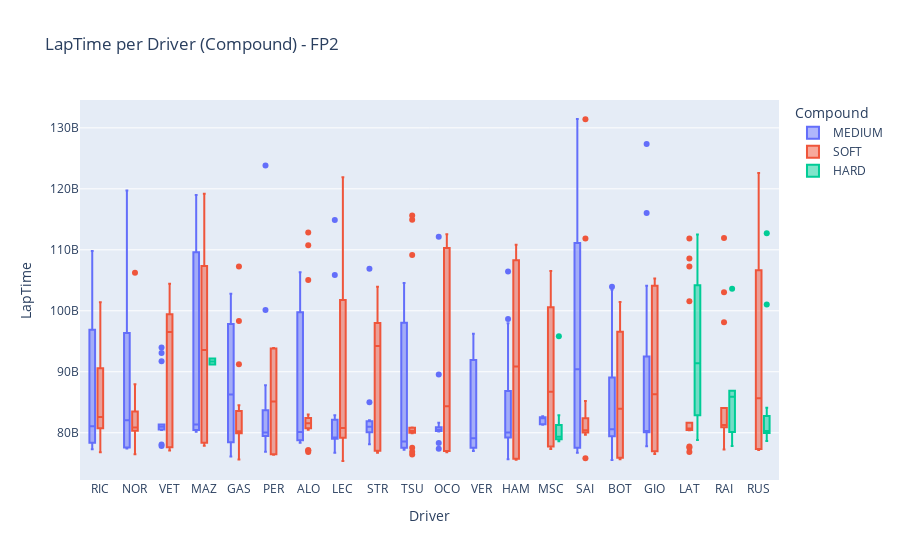
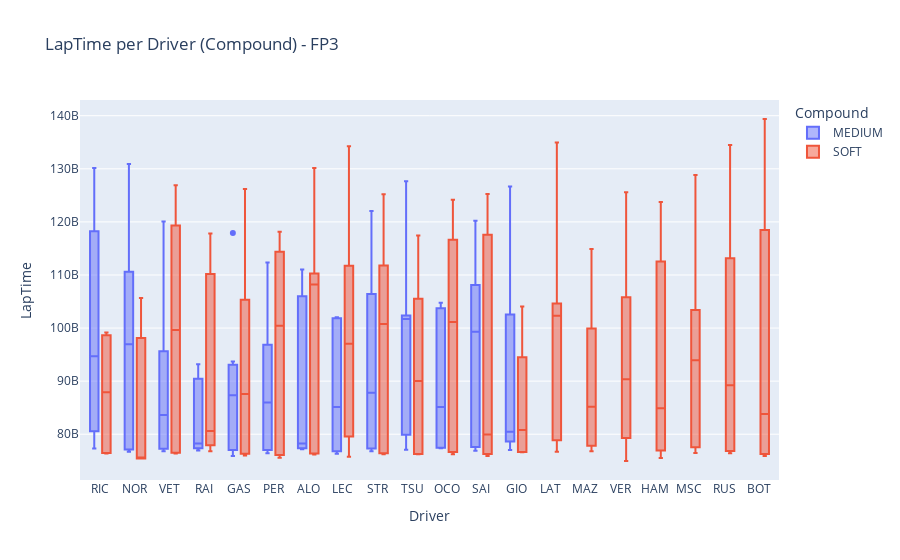

Notebook code cell kept with these figures, in order:
### Code cell
# filter for clear track laps
fp2_clear = fp2[fp2["TrackStatus"] == '1']
fp3_clear = fp3[fp3["TrackStatus"] == '1']


# fp2 pace by driver
fp2_pace = px.box(fp2_clear, x="Driver", y="LapTime", color = "Compound", title='LapTime per Driver (Compound) - FP2')
fp2_pace.show()

# fp3 pace by driver 
fp3_pace = px.box(fp3_clear, x="Driver", y="LapTime", color = "Compound", title='LapTime per Driver (Compound) - FP3')
fp3_pace.show()

### Figure 1 — Plotly figure (JSON) as saved in the notebook; plotly's stock layout.template omitted (floating-point values rounded to 4 significant figures; data arrays with more than 128 entries replaced by an {"elided": "..."} marker saying what was removed)
{"data": [{"alignmentgroup": "True", "hovertemplate": "Compound=MEDIUM<br>Driver=%{x}<br>LapTime=%{y}<extra></extra>", "legendgroup": "MEDIUM", "marker": {"color": "#636efa"}, "name": "MEDIUM", "notched": false, "offsetgroup": "MEDIUM", "orientation": "v", "showlegend": true, "type": "box", "x": {"elided": "178 str values"}, "x0": " ", "xaxis": "x", "y": {"elided": "178 int values"}, "y0": " ", "yaxis": "y"}, {"alignmentgroup": "True", "hovertemplate": "Compound=SOFT<br>Driver=%{x}<br>LapTime=%{y}<extra></extra>", "legendgroup": "SOFT", "marker": {"color": "#EF553B"}, "name": "SOFT", "notched": false, "offsetgroup": "SOFT", "orientation": "v", "showlegend": true, "type": "box", "x": {"elided": "211 str values"}, "x0": " ", "xaxis": "x", "y": {"elided": "211 int values"}, "y0": " ", "yaxis": "y"}, {"alignmentgroup": "True", "hovertemplate": "Compound=HARD<br>Driver=%{x}<br>LapTime=%{y}<extra></extra>", "legendgroup": "HARD", "marker": {"color": "#00cc96"}, "name": "HARD", "notched": false, "offsetgroup": "HARD", "orientation": "v", "showlegend": true, "type": "box", "x": ["LAT", "LAT", "LAT", "LAT", "LAT", "LAT", "RAI", "RAI", "RAI", "RAI", "RAI", "RAI", "RAI", "MAZ", "MAZ", "MAZ", "MSC", "MSC", "MSC", "MSC", "MSC", "MSC", "MSC", "MSC", "MSC", "RUS", "RUS", "RUS", "RUS", "RUS", "RUS", "RUS", "RUS", "RUS", "RUS", "RUS", "RUS", "RUS", "RUS", "RUS", "RUS", "RUS", "RUS"], "x0": " ", "xaxis": "x", "y": [null, 78802000000, 95835000000, null, 112505000000, 86945000000, null, 80118000000, 86464000000, 103596000000, 77845000000, 85313000000, 86885000000, null, 92174000000, 91177000000, null, 82890000000, 79632000000, 79076000000, 78606000000, 79597000000, 78777000000, 79052000000, 95814000000, null, 82939000000, 79777000000, 78648000000, 101040000000, 112699000000, 82682000000, 82457000000, 84114000000, 80777000000, 80114000000, 79888000000, 80278000000, 80181000000, 79970000000, 79948000000, 79935000000, 80527000000], "y0": " ", "yaxis": "y"}], "layout": {"boxmode": "group", "legend": {"title": {"text": "Compound"}, "tracegroupgap": 0}, "title": {"text": "LapTime per Driver (Compound) - FP2"}, "xaxis": {"anchor": "y", "domain": [0, 1], "title": {"text": "Driver"}}, "yaxis": {"anchor": "x", "domain": [0, 1], "title": {"text": "LapTime"}}}}

### Figure 2 — Plotly figure (JSON) as saved in the notebook; plotly's stock layout.template omitted (floating-point values rounded to 4 significant figures; data arrays with more than 128 entries replaced by an {"elided": "..."} marker saying what was removed)
{"data": [{"alignmentgroup": "True", "hovertemplate": "Compound=MEDIUM<br>Driver=%{x}<br>LapTime=%{y}<extra></extra>", "legendgroup": "MEDIUM", "marker": {"color": "#636efa"}, "name": "MEDIUM", "notched": false, "offsetgroup": "MEDIUM", "orientation": "v", "showlegend": true, "type": "box", "x": ["RIC", "RIC", "RIC", "RIC", "RIC", "RIC", "RIC", "RIC", "NOR", "NOR", "NOR", "NOR", "NOR", "NOR", "NOR", "NOR", "NOR", "NOR", "VET", "VET", "VET", "VET", "VET", "VET", "VET", "VET", "VET", "RAI", "RAI", "RAI", "RAI", "RAI", "RAI", "RAI", "RAI", "RAI", "GAS", "GAS", "GAS", "GAS", "GAS", "GAS", "GAS", "GAS", "GAS", "GAS", "PER", "PER", "PER", "PER", "PER", "PER", "PER", "PER", "PER", "ALO", "ALO", "ALO", "ALO", "ALO", "ALO", "ALO", "ALO", "LEC", "LEC", "LEC", "LEC", "LEC", "LEC", "LEC", "STR", "STR", "STR", "STR", "STR", "STR", "STR", "STR", "STR", "STR", "TSU", "TSU", "TSU", "TSU", "TSU", "TSU", "TSU", "TSU", "TSU", "TSU", "TSU", "OCO", "OCO", "OCO", "OCO", "OCO", "OCO", "OCO", "SAI", "SAI", "SAI", "SAI", "SAI", "SAI", "SAI", "GIO", "GIO", "GIO", "GIO", "GIO", "GIO", "GIO", "GIO", "GIO", "GIO", "GIO", "GIO", "GIO", "GIO"], "x0": " ", "xaxis": "x", "y": [null, 77903000000, 94673000000, 77298000000, 104716000000, 88562000000, 122714000000, 130143000000, null, 76938000000, 105171000000, 77267000000, null, 76723000000, 88698000000, 109545000000, 111711000000, 130904000000, null, 77633000000, null, 83616000000, 77119000000, 91160000000, 76790000000, 97123000000, 120054000000, null, 78249000000, 93202000000, 77331000000, 90582000000, null, 77449000000, 90084000000, 76949000000, null, 84133000000, 77057000000, 87359000000, 76887000000, 91892000000, 93688000000, 75890000000, 92877000000, 117894000000, null, 78111000000, 97325000000, 76642000000, null, 85970000000, 76414000000, 95483000000, 112331000000, null, 78273000000, 95283000000, 77456000000, 111047000000, 77347000000, 109532000000, 77149000000, null, 77321000000, 101832000000, 76795000000, 102041000000, 92900000000, 76332000000, null, 77748000000, 115694000000, null, 85060000000, 76772000000, 97150000000, 76906000000, 90557000000, 122045000000, null, null, 102787000000, 77491000000, 102115000000, 77065000000, 102240000000, 80716000000, 101689000000, 93460000000, 127632000000, null, 91888000000, 78364000000, 103709000000, 77451000000, 104776000000, 77348000000, null, 77586000000, 106578000000, 76901000000, 108122000000, 120209000000, 92022000000, null, 78942000000, 104455000000, 77626000000, 101856000000, 77167000000, 101912000000, 77052000000, 101676000000, 80460000000, 79799000000, 79437000000, 118799000000, 126665000000], "y0": " ", "yaxis": "y"}, {"alignmentgroup": "True", "hovertemplate": "Compound=SOFT<br>Driver=%{x}<br>LapTime=%{y}<extra></extra>", "legendgroup": "SOFT", "marker": {"color": "#EF553B"}, "name": "SOFT", "notched": false, "offsetgroup": "SOFT", "orientation": "v", "showlegend": true, "type": "box", "x": {"elided": "209 str values"}, "x0": " ", "xaxis": "x", "y": {"elided": "209 int values"}, "y0": " ", "yaxis": "y"}], "layout": {"boxmode": "group", "legend": {"title": {"text": "Compound"}, "tracegroupgap": 0}, "title": {"text": "LapTime per Driver (Compound) - FP3"}, "xaxis": {"anchor": "y", "domain": [0, 1], "title": {"text": "Driver"}}, "yaxis": {"anchor": "x", "domain": [0, 1], "title": {"text": "LapTime"}}}}
